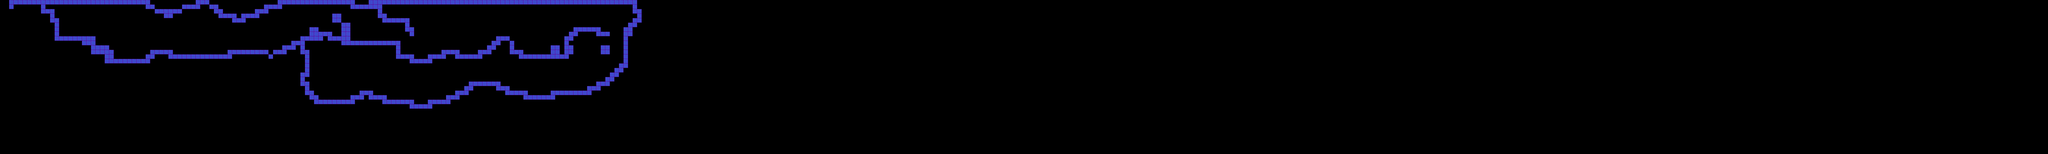

Tiled map render using the project's own tile images. Description and the map definition, with tile-layer contents summarised, below:
An orthogonal 450x34 tile map with 20x20 px tiles, 1 tile layer (Tile Layer 1), 2 tilesets and 8 objects.

<map version="1.0" orientation="orthogonal" renderorder="right-down" width="450" height="34" tilewidth="20" tileheight="20" nextobjectid="24">
 <tileset firstgid="1" name="tileset" tilewidth="20" tileheight="20">
  <image source="tileset.png" width="200" height="200" />
 </tileset>
 <tileset firstgid="101" name="Char" tilewidth="44" tileheight="44">
  <tile id="0">
   <image width="32" height="32" source="../img/mainChar/Char_0.png" />
  </tile>
  <tile id="1">
   <properties>
    <property name="entityType" value="Ghast" />
   </properties>
   <image width="32" height="32" source="../img/Ghast/Ghast_0.png" />
  </tile>
  <tile id="2">
   <properties>
    <property name="entityType" value="Door" />
   </properties>
   <image width="44" height="44" source="../img/Doors/world_door.png" />
  </tile>
  <tile id="3">
   <properties>
    <property name="entityType" value="fButton" />
   </properties>
   <image width="32" height="32" source="../img/Switches/floor switch_Animation 5_0.png" />
  </tile>
 </tileset>
 <layer name="Tile Layer 1" width="450" height="34">
  <data>[15300 cells, 491 non-empty, 1 distinct tile ids]</data>
 </layer>
 <objectgroup name="Characters">
  <object id="12" gid="103" x="266" y="161" width="44" height="44">
   <properties>
    <property name="name" value="level2start" />
    <property name="toDoor" value="end" />
    <property name="toLevel" value="example" />
   </properties>
  </object>
  <object id="17" gid="104" x="121" y="162" width="32" height="32" />
  <object id="18" gid="102" x="840" y="160" width="32" height="32" />
  <object id="19" gid="102" x="915" y="216" width="32" height="32" />
  <object id="20" gid="102" x="1059" y="174" width="32" height="32" />
  <object id="21" gid="102" x="1127" y="184" width="32" height="32" />
  <object id="22" gid="102" x="982" y="151" width="32" height="32" />
  <object id="23" gid="102" x="961" y="191" width="32" height="32" />
 </objectgroup>
</map>
